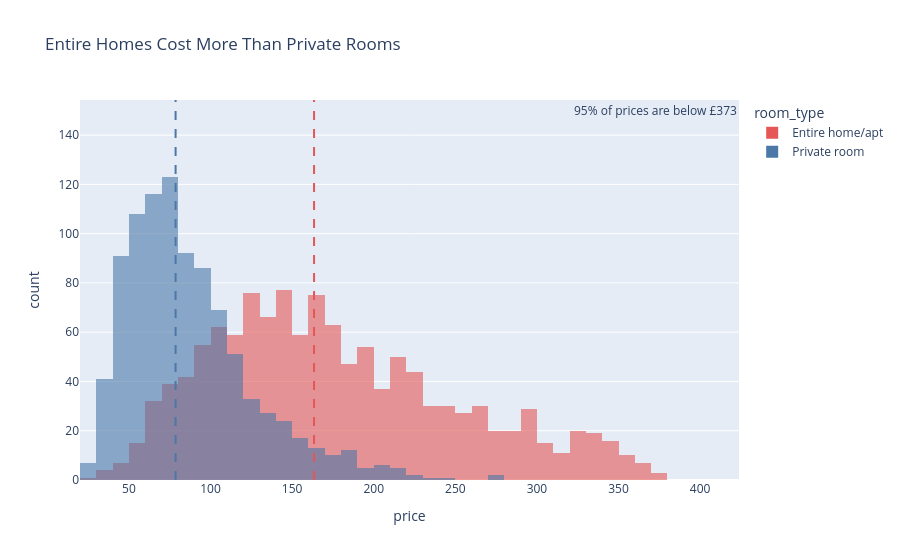

Notebook code for this chart:
### Code cell
# Task 1 — Histogram

df_hist = df_cap[
    df_cap['room_type'].isin(['Entire home/apt', 'Private room'])
]

m1 = df_hist[df_hist['room_type'] == 'Entire home/apt']['price'].median()
m2 = df_hist[df_hist['room_type'] == 'Private room']['price'].median()


fig = px.histogram(
    df_hist,
    x='price',
    color='room_type',
    barmode='overlay',
    opacity=0.6,
    title='Entire Homes Cost More Than Private Rooms',
    color_discrete_map={
        'Entire home/apt': '#E45756',
        'Private room': '#4C78A8'
    }
)


fig.add_vline(x=m1, line_dash='dash', line_color='#E45756')
fig.add_vline(x=m2, line_dash='dash', line_color='#4C78A8')


fig.add_annotation(
    x=p95,
    y=150,
    text=f'95% of prices are below £{p95:.0f}',
    showarrow=False
)

fig.show()

### Figure 1 — Plotly figure (JSON) as saved in the notebook; plotly's stock layout.template omitted (floating-point values rounded to 4 significant figures; data arrays with more than 128 entries replaced by an {"elided": "..."} marker saying what was removed)
{"data": [{"bingroup": "x", "hovertemplate": "room_type=Entire home/apt<br>price=%{x}<br>count=%{y}<extra></extra>", "legendgroup": "Entire home/apt", "marker": {"color": "#E45756", "opacity": 0.6, "pattern": {"shape": ""}}, "name": "Entire home/apt", "orientation": "v", "showlegend": true, "type": "histogram", "x": {"elided": "1251 float values"}, "xaxis": "x", "yaxis": "y"}, {"bingroup": "x", "hovertemplate": "room_type=Private room<br>price=%{x}<br>count=%{y}<extra></extra>", "legendgroup": "Private room", "marker": {"color": "#4C78A8", "opacity": 0.6, "pattern": {"shape": ""}}, "name": "Private room", "orientation": "v", "showlegend": true, "type": "histogram", "x": {"elided": "942 float values"}, "xaxis": "x", "yaxis": "y"}], "layout": {"annotations": [{"showarrow": false, "text": "95% of prices are below £373", "x": 372.7, "y": 150}], "barmode": "overlay", "legend": {"title": {"text": "room_type"}, "tracegroupgap": 0}, "shapes": [{"line": {"color": "#E45756", "dash": "dash"}, "type": "line", "x0": 163.4, "x1": 163.4, "xref": "x", "y0": 0, "y1": 1, "yref": "y domain"}, {"line": {"color": "#4C78A8", "dash": "dash"}, "type": "line", "x0": 78.57, "x1": 78.57, "xref": "x", "y0": 0, "y1": 1, "yref": "y domain"}], "title": {"text": "Entire Homes Cost More Than Private Rooms"}, "xaxis": {"anchor": "y", "domain": [0, 1], "title": {"text": "price"}}, "yaxis": {"anchor": "x", "domain": [0, 1], "title": {"text": "count"}}}}
